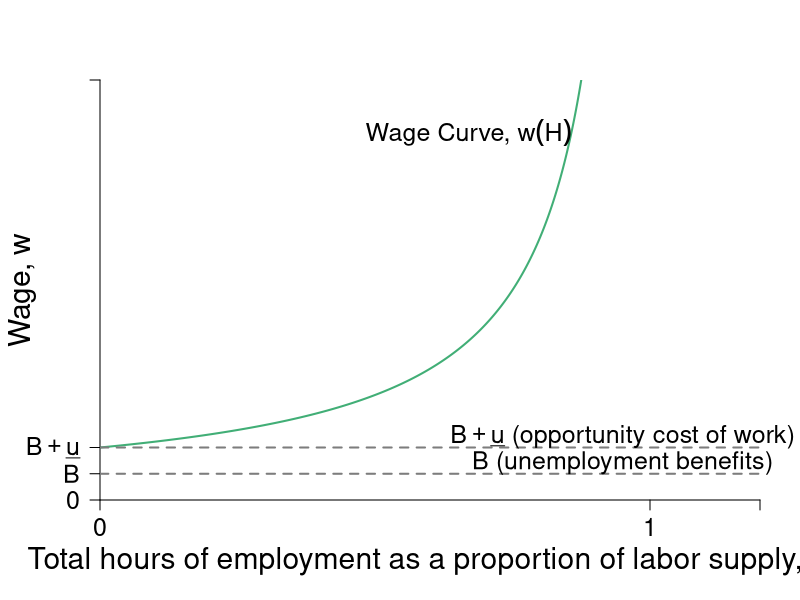

R code for this plot:
require(shape)
require(plotrix)
pdf(file = "employment/employment_wage_macro.pdf", width = 9, height = 7)

#Set parameters for graphics
axislabelsize <- 1.8
labelsize <- 1.5
namesize <- 1.8
annotatesize <- 1.5
graphlinewidth <- 2
segmentlinewidth <- 1.5

COL <- c("#7fc97f", "#beaed4", "#fdc086", "#ffff99", "#386cb0", "#f0027f", "#bf5b17", "#666666")
COLA <- c("#e0f3db", "#99d8c9","#66c2a4","#41ae76", "#238b45", "#005824")
COLB <- c("#c6dbef", "#4eb3d3", "#2b8cbe", "#0868ac","#084081")
COLC <- c("#fcfbfd", "#efedf5", "#dadaeb", "#bcbddc", "#9e9ac8", "#807dba", "#6a51a3", "#54278f", "#3f007d")
grays <- gray.colors(25, start = 1, end = 0)


WageFn <- function(H, delta = 5) {
  delta /(1 - H)
}

par(mar =  c(5, 5, 4, 2))

xlims <- c(0, 1.2)
ylims <- c(0, 40)

plot(0, 0, xlim = xlims, ylim = ylims, type = "n",
     xlab = expression(paste("Total hours of employment as a proportion of labor supply, ", H)),
     ylab = expression(paste("Wage, ", w)),
     xaxt = "n", 
     yaxt = "n",
     cex.lab = axislabelsize, 
     bty = "n", 
     xaxs="i", 
     yaxs="i")

npts <- 500 
npts2 <- 501
#Specify the sequences of points for graphing. 
xx1 <- seq(xlims[1], 0.9, length.out = npts)
xx2 <- seq(xlims[1], xlims[2], length.out = npts)
xx3 <- seq(xlims[1], xlims[2], length.out = npts2)
xx4 <- seq(xlims[1], 25, length.out = npts2)

#Draw the lines for the graphs
lines(xx1, WageFn(xx1), col = COLA[4], lwd = graphlinewidth)
#lines(xx2, solowCondition(xx2, delta = 5), col = COL[3], lwd = 4)
#lines(xx2, solowInfeas(xx2, delta = 5), col = COL[1], lwd = 4, lty = 2)

#Customize ticks and labels for the plot
ticksy <- c(0, 2.5, 5,  40)
ylabels <- c(0, expression(paste(B)), expression(paste(B+underline(u))), NA)
ticksx <- c(0, 1, xlims[2])
xlabels <- c(0, 1.0, NA)
axis(1, at = ticksx, pos = 0, labels = xlabels, cex.axis = labelsize)
axis(2, at = ticksy, pos = 0, labels = ylabels, las = 1,cex.axis = labelsize)

#Annotation of the  graphs
text(0.67, 35, expression(paste("Wage Curve, ", w(H))), cex = labelsize)

#Line for the absolute maximum quality
#segments(1, 0, 1, 42, lty = 2, lwd = 3, col = "darkgray")
#segments(0.75, 0, 0.75, 20, lty = 2, lwd = 2, col = "darkgray")

#Arrow to Slope of BRF
#Arrows(0.5, 13, 0.58, 13, col = "black", lty = 1, lwd = 2, arr.type = "triangle")
#text(0.35, 13, expression(paste("Slope = " - u[q], " = ", frac(delta, (1 - q)^2))))


#Arrows(0.8, 15, 0.8, 19, col = "black", lty = 1, lwd = 2, arr.type = "triangle")
#Arrows(0.8, 15, 0.8, 6, col = "black", lty = 1, lwd = 2, arr.type = "triangle")
#text(0.92, 12.5, expression(paste("Employment Rent")))

#Text to indicate delta = 5
#text(0.2, 38, expression(paste("Wage Function")))
#text(0.2, 36, expression(paste("set to ", delta, " = 5")))


#Zero profit condition 
#segments(0, 20, 0.75, 20, lty = 1, lwd = 2, col = "darkgray")
#segments(0.75, 20, 1.2, 20, lty = 2, lwd = 2, col = "darkgray")

#Unemployment benefits & a
segments(0, 5, 1.2, 5, lty = 2, lwd = 2, col = grays[20])
segments(0, 2.5, 1.2, 2.5, lty = 2, lwd = 2, col = grays[20])

#Zero profit condition
#text(1.02, 21, expression(paste("Zero profit condition, ", w == w[0])))
text(0.95, 6, expression(paste(B + underline(u), " (opportunity cost of work)")),cex = labelsize,xpd =TRUE)
text(0.95, 3.5, expression(paste(B, " (unemployment benefits)")),cex = labelsize, xpd =TRUE)
#text(1.08, 36, expression(paste("level of")))
#text(1.08, 34, expression(paste("employment, ", bar(H))))


dev.off()
